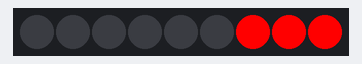
A sketch run on a simulated Arduino Uno, built with avr-gcc and run on an emulated ATmega328P. Parts: 9 RGB LEDs in strip order, left to right. Random numbers use the default seed unless the sketch sets one.

Above: at 0.1 s.
At 118.3 s:
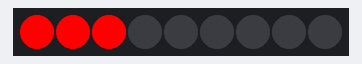

The sketch:

Audi.ino
```cpp
#include "SPI.h"
#include "Adafruit_WS2801.h"
#include <stdlib.h>

uint8_t dataPin  = 4;    // Green wire
uint8_t clockPin = 5;    // Blue wire
uint16_t pixels = 9;
uint8_t Left = 0;
uint8_t Right = 1;

Adafruit_WS2801 strip = Adafruit_WS2801(pixels, dataPin, clockPin);

void setup() {
  strip.begin();
  resetLeds();
//  srand(time(NULL));
}

void loop() {
  uint8_t extraSeconds;
  uint8_t side;

  side = rand() % 2;
  Led_LeftRight(side);
  delay(1000);
  resetLeds();

  extraSeconds = rand() % 21;

  delay(2000 + extraSeconds*1000);
}


void Led_LeftRight(uint8_t side){
  int x;
  if (side == Left){
    for (x=0; x<3; x++){
      strip.setPixelColor(x, 255, 0, 0);
      strip.show();
    }
  }
  else if (side == Right){
    for (x=6; x<9; x++){
      strip.setPixelColor(x, 255, 0, 0);
      strip.show();
    }
  }
}

void resetLeds(){
  uint16_t it;

  for (it=0; it<pixels; it++){
    strip.setPixelColor(it, 0, 0, 0);
    strip.show();
  }
}
```

Measured:
- what the display in image 1 shows lasts 1.1 s, from 118.2 s to 119.3 s
